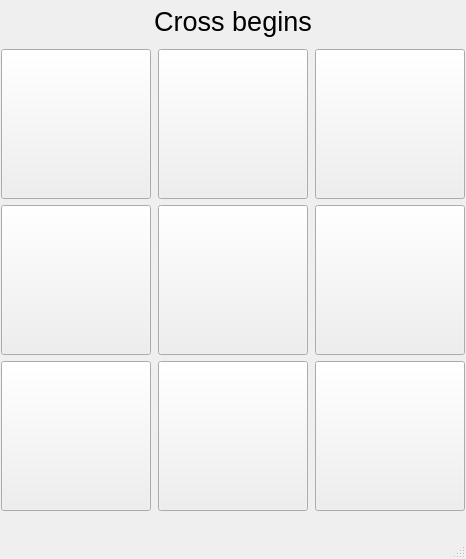
<?xml version="1.0" encoding="UTF-8"?>
<ui version="4.0">
 <class>MainWindow</class>
 <widget class="QMainWindow" name="MainWindow">
  <property name="geometry">
   <rect>
    <x>0</x>
    <y>0</y>
    <width>466</width>
    <height>559</height>
   </rect>
  </property>
  <property name="windowTitle">
   <string>TicTacToe</string>
  </property>
  <widget class="QWidget" name="centralwidget">
   <property name="sizePolicy">
    <sizepolicy hsizetype="Minimum" vsizetype="Expanding">
     <horstretch>0</horstretch>
     <verstretch>0</verstretch>
    </sizepolicy>
   </property>
   <widget class="QWidget" name="verticalLayoutWidget">
    <property name="geometry">
     <rect>
      <x>0</x>
      <y>0</y>
      <width>466</width>
      <height>511</height>
     </rect>
    </property>
    <layout class="QVBoxLayout" name="verticalLayout">
     <item>
      <widget class="QLabel" name="label">
       <property name="sizePolicy">
        <sizepolicy hsizetype="Expanding" vsizetype="Minimum">
         <horstretch>0</horstretch>
         <verstretch>0</verstretch>
        </sizepolicy>
       </property>
       <property name="font">
        <font>
         <pointsize>20</pointsize>
        </font>
       </property>
       <property name="text">
        <string>Cross begins</string>
       </property>
       <property name="alignment">
        <set>Qt::AlignmentFlag::AlignCenter</set>
       </property>
      </widget>
     </item>
     <item>
      <layout class="QGridLayout" name="gridLayout">
       <property name="leftMargin">
        <number>0</number>
       </property>
       <item row="1" column="1">
        <widget class="QPushButton" name="button11">
         <property name="sizePolicy">
          <sizepolicy hsizetype="Minimum" vsizetype="Expanding">
           <horstretch>0</horstretch>
           <verstretch>0</verstretch>
          </sizepolicy>
         </property>
         <property name="minimumSize">
          <size>
           <width>150</width>
           <height>150</height>
          </size>
         </property>
         <property name="maximumSize">
          <size>
           <width>150</width>
           <height>150</height>
          </size>
         </property>
         <property name="font">
          <font>
           <pointsize>60</pointsize>
           <bold>true</bold>
          </font>
         </property>
         <property name="text">
          <string/>
         </property>
        </widget>
       </item>
       <item row="1" column="0">
        <widget class="QPushButton" name="button10">
         <property name="sizePolicy">
          <sizepolicy hsizetype="Minimum" vsizetype="Expanding">
           <horstretch>0</horstretch>
           <verstretch>0</verstretch>
          </sizepolicy>
         </property>
         <property name="minimumSize">
          <size>
           <width>150</width>
           <height>150</height>
          </size>
         </property>
         <property name="maximumSize">
          <size>
           <width>150</width>
           <height>150</height>
          </size>
         </property>
         <property name="font">
          <font>
           <pointsize>60</pointsize>
           <bold>true</bold>
          </font>
         </property>
         <property name="text">
          <string/>
         </property>
        </widget>
       </item>
       <item row="0" column="2">
        <widget class="QPushButton" name="button02">
         <property name="sizePolicy">
          <sizepolicy hsizetype="Minimum" vsizetype="Expanding">
           <horstretch>0</horstretch>
           <verstretch>0</verstretch>
          </sizepolicy>
         </property>
         <property name="minimumSize">
          <size>
           <width>150</width>
           <height>150</height>
          </size>
         </property>
         <property name="maximumSize">
          <size>
           <width>150</width>
           <height>150</height>
          </size>
         </property>
         <property name="font">
          <font>
           <pointsize>60</pointsize>
           <bold>true</bold>
          </font>
         </property>
         <property name="text">
          <string/>
         </property>
         <property name="flat">
          <bool>false</bool>
         </property>
        </widget>
       </item>
       <item row="0" column="0">
        <widget class="QPushButton" name="button00">
         <property name="sizePolicy">
          <sizepolicy hsizetype="Minimum" vsizetype="Expanding">
           <horstretch>0</horstretch>
           <verstretch>0</verstretch>
          </sizepolicy>
         </property>
         <property name="minimumSize">
          <size>
           <width>150</width>
           <height>150</height>
          </size>
         </property>
         <property name="maximumSize">
          <size>
           <width>150</width>
           <height>150</height>
          </size>
         </property>
         <property name="font">
          <font>
           <pointsize>60</pointsize>
           <bold>true</bold>
          </font>
         </property>
         <property name="text">
          <string/>
         </property>
         <property name="flat">
          <bool>false</bool>
         </property>
        </widget>
       </item>
       <item row="1" column="2">
        <widget class="QPushButton" name="button12">
         <property name="sizePolicy">
          <sizepolicy hsizetype="Minimum" vsizetype="Expanding">
           <horstretch>0</horstretch>
           <verstretch>0</verstretch>
          </sizepolicy>
         </property>
         <property name="minimumSize">
          <size>
           <width>150</width>
           <height>150</height>
          </size>
         </property>
         <property name="maximumSize">
          <size>
           <width>150</width>
           <height>150</height>
          </size>
         </property>
         <property name="font">
          <font>
           <pointsize>60</pointsize>
           <bold>true</bold>
          </font>
         </property>
         <property name="text">
          <string/>
         </property>
        </widget>
       </item>
       <item row="0" column="1">
        <widget class="QPushButton" name="button01">
         <property name="sizePolicy">
          <sizepolicy hsizetype="Minimum" vsizetype="Expanding">
           <horstretch>0</horstretch>
           <verstretch>0</verstretch>
          </sizepolicy>
         </property>
         <property name="minimumSize">
          <size>
           <width>150</width>
           <height>150</height>
          </size>
         </property>
         <property name="maximumSize">
          <size>
           <width>150</width>
           <height>150</height>
          </size>
         </property>
         <property name="font">
          <font>
           <pointsize>60</pointsize>
           <bold>true</bold>
          </font>
         </property>
         <property name="text">
          <string/>
         </property>
        </widget>
       </item>
       <item row="2" column="1">
        <widget class="QPushButton" name="button21">
         <property name="sizePolicy">
          <sizepolicy hsizetype="Minimum" vsizetype="Expanding">
           <horstretch>0</horstretch>
           <verstretch>0</verstretch>
          </sizepolicy>
         </property>
         <property name="minimumSize">
          <size>
           <width>150</width>
           <height>150</height>
          </size>
         </property>
         <property name="maximumSize">
          <size>
           <width>150</width>
           <height>150</height>
          </size>
         </property>
         <property name="font">
          <font>
           <pointsize>60</pointsize>
           <bold>true</bold>
          </font>
         </property>
         <property name="text">
          <string/>
         </property>
        </widget>
       </item>
       <item row="2" column="2">
        <widget class="QPushButton" name="button22">
         <property name="sizePolicy">
          <sizepolicy hsizetype="Minimum" vsizetype="Expanding">
           <horstretch>0</horstretch>
           <verstretch>0</verstretch>
          </sizepolicy>
         </property>
         <property name="minimumSize">
          <size>
           <width>150</width>
           <height>150</height>
          </size>
         </property>
         <property name="maximumSize">
          <size>
           <width>150</width>
           <height>150</height>
          </size>
         </property>
         <property name="font">
          <font>
           <pointsize>60</pointsize>
           <bold>true</bold>
          </font>
         </property>
         <property name="text">
          <string/>
         </property>
         <property name="flat">
          <bool>false</bool>
         </property>
        </widget>
       </item>
       <item row="2" column="0">
        <widget class="QPushButton" name="button20">
         <property name="sizePolicy">
          <sizepolicy hsizetype="Minimum" vsizetype="Expanding">
           <horstretch>0</horstretch>
           <verstretch>0</verstretch>
          </sizepolicy>
         </property>
         <property name="minimumSize">
          <size>
           <width>150</width>
           <height>150</height>
          </size>
         </property>
         <property name="maximumSize">
          <size>
           <width>150</width>
           <height>150</height>
          </size>
         </property>
         <property name="font">
          <font>
           <pointsize>60</pointsize>
           <bold>true</bold>
          </font>
         </property>
         <property name="text">
          <string/>
         </property>
        </widget>
       </item>
      </layout>
     </item>
    </layout>
   </widget>
  </widget>
  <widget class="QMenuBar" name="menubar">
   <property name="geometry">
    <rect>
     <x>0</x>
     <y>0</y>
     <width>466</width>
     <height>23</height>
    </rect>
   </property>
  </widget>
  <widget class="QStatusBar" name="statusbar"/>
 </widget>
 <resources/>
 <connections/>
</ui>
